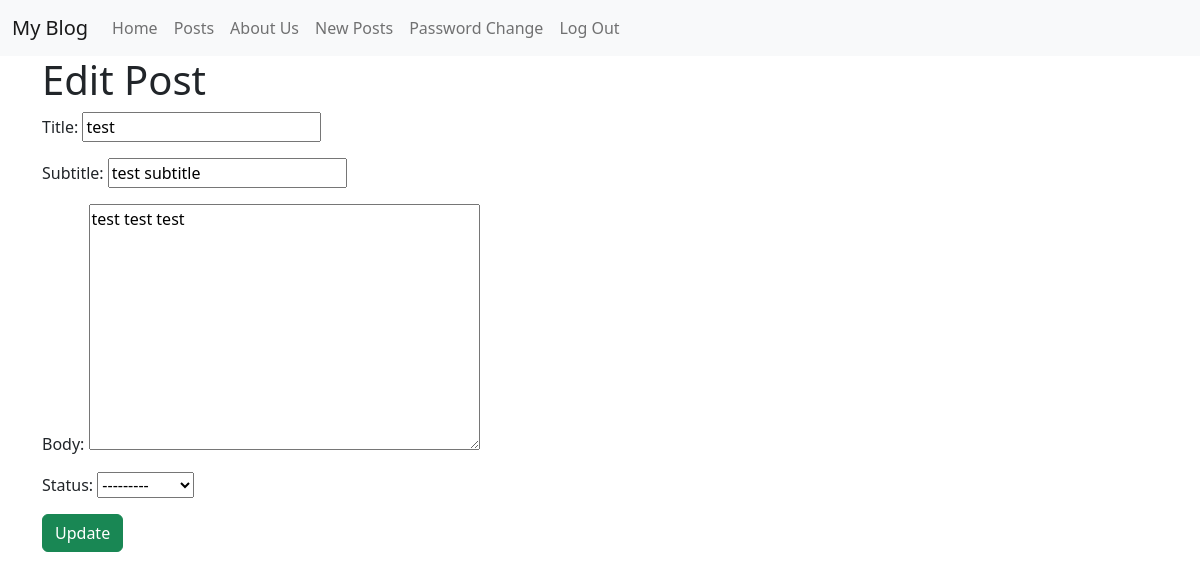
/posts/3/edit/ (signed in), run on the app's committed database.
### posts/models.py (models this page shows, shortened)
class Post(models.Model):
    title = models.CharField(max_length=128)
    subtitle = models.CharField(max_length=128)
    body = models.TextField()
    created_on = models.DateTimeField(auto_now_add=True)
    author = models.ForeignKey(
        get_user_model(),
        on_delete=models.CASCADE
    )
    status = models.ForeignKey(
        Status,
        on_delete=models.CASCADE,
        null=True,
    )

### posts/views.py (the view)
# urls.py: path('<int:pk>/edit/', views.PostUpdateView.as_view(), name='update'),
class PostUpdateView(LoginRequiredMixin, UserPassesTestMixin, UpdateView):
    template_name = "posts/edit.html"
    model = Post
    fields = ["title", "subtitle", "body", "status"]
    def test_func(self):
        post_obj = self.get_object()
        return self.request.user == post_obj.author

### posts/models.py (called while the page is built)
    def __str__(self):
        return self.name

### templates/posts/edit.html (shortened to what this page needs)
{% extends 'base.html' %}
{% block content %}
<h1>Edit Post</h1>
<form method="POST">
    {{ form.as_p }}
    <input type="submit" value="Update" class="btn btn-success">
</form>
{% endblock content %}

### data on the page
Post: title "test", subtitle "test subtitle", body "test test test", status "---------"
